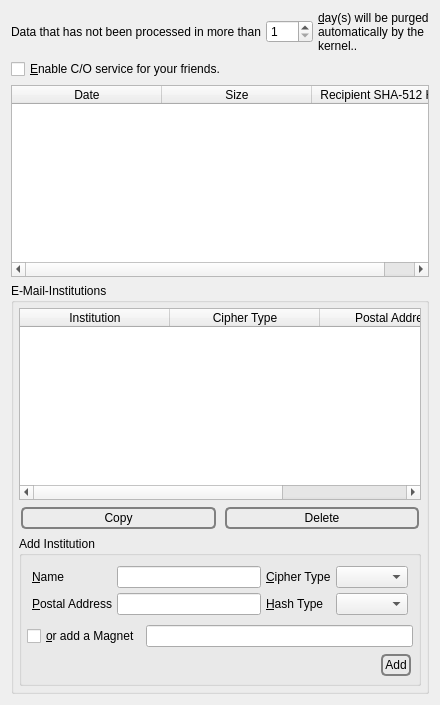
              <widget class="QWidget" name="tab_6">
               <attribute name="icon">
                <iconset resource="../Icons/icons.qrc">
                 <normaloff>:/nuvola/database.png</normaloff>:/nuvola/database.png</iconset>
               </attribute>
               <attribute name="title">
                <string>&amp;C/O</string>
               </attribute>
               <layout class="QVBoxLayout" name="verticalLayout_23">
                <item>
                 <layout class="QHBoxLayout" name="horizontalLayout_37">
                  <property name="spacing">
                   <number>5</number>
                  </property>
                  <item>
                   <widget class="QLabel" name="label_27">
                    <property name="text">
                     <string>Data that has not been processed in more than</string>
                    </property>
                   </widget>
                  </item>
                  <item>
                   <widget class="QSpinBox" name="days">
                    <property name="minimum">
                     <number>1</number>
                    </property>
                    <property name="maximum">
                     <number>366</number>
                    </property>
                   </widget>
                  </item>
                  <item>
                   <widget class="QLabel" name="label_28">
                    <property name="text">
                     <string>&amp;day(s) will be purged automatically by the kernel..</string>
                    </property>
                    <property name="wordWrap">
                     <bool>true</bool>
                    </property>
                    <property name="buddy">
                     <cstring>days</cstring>
                    </property>
                   </widget>
                  </item>
                 </layout>
                </item>
                <item>
                 <layout class="QHBoxLayout" name="horizontalLayout_19">
                  <property name="spacing">
                   <number>5</number>
                  </property>
                  <item>
                   <widget class="QCheckBox" name="postofficeCheckBox">
                    <property name="text">
                     <string>&amp;Enable C/O service for your friends.</string>
                    </property>
                   </widget>
                  </item>
                  <item>
                   <spacer name="horizontalSpacer_18">
                    <property name="orientation">
                     <enum>Qt::Horizontal</enum>
                    </property>
                    <property name="sizeHint" stdset="0">
                     <size>
                      <width>40</width>
                      <height>20</height>
                     </size>
                    </property>
                   </spacer>
                  </item>
                 </layout>
                </item>
                <item>
                 <widget class="QTableWidget" name="postoffice">
                  <property name="alternatingRowColors">
                   <bool>true</bool>
                  </property>
                  <property name="selectionMode">
                   <enum>QAbstractItemView::SingleSelection</enum>
                  </property>
                  <property name="selectionBehavior">
                   <enum>QAbstractItemView::SelectRows</enum>
                  </property>
                  <property name="horizontalScrollMode">
                   <enum>QAbstractItemView::ScrollPerPixel</enum>
                  </property>
                  <property name="sortingEnabled">
                   <bool>true</bool>
                  </property>
                  <attribute name="horizontalHeaderDefaultSectionSize">
                   <number>150</number>
                  </attribute>
                  <attribute name="horizontalHeaderStretchLastSection">
                   <bool>true</bool>
                  </attribute>
                  <column>
                   <property name="text">
                    <string>Date</string>
                   </property>
                  </column>
                  <column>
                   <property name="text">
                    <string>Size</string>
                   </property>
                  </column>
                  <column>
                   <property name="text">
                    <string>Recipient SHA-512 Hash</string>
                   </property>
                  </column>
                 </widget>
                </item>
                <item>
                 <widget class="QGroupBox" name="groupBox_6">
                  <property name="title">
                   <string>E-Mail-Institutions</string>
                  </property>
                  <layout class="QVBoxLayout" name="verticalLayout_50">
                   <property name="spacing">
                    <number>5</number>
                   </property>
                   <property name="leftMargin">
                    <number>5</number>
                   </property>
                   <property name="topMargin">
                    <number>5</number>
                   </property>
                   <property name="rightMargin">
                    <number>5</number>
                   </property>
                   <property name="bottomMargin">
                    <number>5</number>
                   </property>
                   <item>
                    <layout class="QVBoxLayout" name="verticalLayout_51">
                     <property name="spacing">
                      <number>5</number>
                     </property>
                     <item>
                      <widget class="QTableWidget" name="institutions">
                       <property name="alternatingRowColors">
                        <bool>true</bool>
                       </property>
                       <property name="selectionMode">
                        <enum>QAbstractItemView::SingleSelection</enum>
                       </property>
                       <property name="selectionBehavior">
                        <enum>QAbstractItemView::SelectRows</enum>
                       </property>
                       <property name="horizontalScrollMode">
                        <enum>QAbstractItemView::ScrollPerPixel</enum>
                       </property>
                       <property name="sortingEnabled">
                        <bool>true</bool>
                       </property>
                       <attribute name="horizontalHeaderDefaultSectionSize">
                        <number>150</number>
                       </attribute>
                       <attribute name="horizontalHeaderStretchLastSection">
                        <bool>true</bool>
                       </attribute>
                       <column>
                        <property name="text">
                         <string>Institution</string>
                        </property>
                       </column>
                       <column>
                        <property name="text">
                         <string>Cipher Type</string>
                        </property>
                       </column>
                       <column>
                        <property name="text">
                         <string>Postal Address</string>
                        </property>
                       </column>
                       <column>
                        <property name="text">
                         <string>Hash Type</string>
                        </property>
                       </column>
                      </widget>
                     </item>
                     <item>
                      <layout class="QHBoxLayout" name="horizontalLayout_76">
                       <property name="spacing">
                        <number>5</number>
                       </property>
                       <item>
                        <widget class="QPushButton" name="copyInstitution">
                         <property name="styleSheet">
                          <string notr="true">QPushButton {
 border: 2px solid gray;
 background-color: qlineargradient(x1: 0, y1: 0, x2: 0, y2: 1,
                                   stop: 0 #E0E0E0, stop: 1 #FFFFFF);
 border-radius: 5px;
 margin: 2px;
 padding: 2px;
 }



QPushButton:hover { 
background-color: qlineargradient(x1: 0, y1: 0, x2: 0, y2: 1,
                                   stop: 0 rgb(254,229,172), stop: 1 #FFFFFF);
background-position: top center; } 

QPushButton:pressed {
     background-color: darkgrey;
     border-style: inset;
 }</string>
                         </property>
                         <property name="text">
                          <string>Copy</string>
                         </property>
                         <property name="icon">
                          <iconset resource="../Icons/icons.qrc">
                           <normaloff>:/nuvola/copy.png</normaloff>:/nuvola/copy.png</iconset>
                         </property>
                        </widget>
                       </item>
                       <item>
                        <widget class="QPushButton" name="deleteInstitution">
                         <property name="styleSheet">
                          <string notr="true">QPushButton {
 border: 2px solid gray;
 background-color: qlineargradient(x1: 0, y1: 0, x2: 0, y2: 1,
                                   stop: 0 #E0E0E0, stop: 1 #FFFFFF);
 border-radius: 5px;
 margin: 2px;
 padding: 2px;
 }



QPushButton:hover { 
background-color: qlineargradient(x1: 0, y1: 0, x2: 0, y2: 1,
                                   stop: 0 rgb(254,229,172), stop: 1 #FFFFFF);
background-position: top center; } 

QPushButton:pressed {
     background-color: darkgrey;
     border-style: inset;
 }</string>
                         </property>
                         <property name="text">
                          <string>Delete</string>
                         </property>
                         <property name="icon">
                          <iconset resource="../Icons/icons.qrc">
                           <normaloff>:/nuvola/delete.png</normaloff>:/nuvola/delete.png</iconset>
                         </property>
                        </widget>
                       </item>
                      </layout>
                     </item>
                    </layout>
                   </item>
                   <item>
                    <widget class="QGroupBox" name="groupBox_5">
                     <property name="title">
                      <string>Add Institution</string>
                     </property>
                     <layout class="QVBoxLayout" name="verticalLayout_52">
                      <property name="spacing">
                       <number>5</number>
                      </property>
                      <property name="leftMargin">
                       <number>5</number>
                      </property>
                      <property name="topMargin">
                       <number>5</number>
                      </property>
                      <property name="rightMargin">
                       <number>5</number>
                      </property>
                      <property name="bottomMargin">
                       <number>5</number>
                      </property>
                      <item>
                       <widget class="QFrame" name="institutionFrame">
                        <property name="frameShape">
                         <enum>QFrame::NoFrame</enum>
                        </property>
                        <layout class="QVBoxLayout" name="verticalLayout_53">
                         <property name="spacing">
                          <number>5</number>
                         </property>
                         <property name="leftMargin">
                          <number>5</number>
                         </property>
                         <property name="topMargin">
                          <number>5</number>
                         </property>
                         <property name="rightMargin">
                          <number>5</number>
                         </property>
                         <property name="bottomMargin">
                          <number>5</number>
                         </property>
                         <item>
                          <layout class="QGridLayout" name="gridLayout_8">
                           <property name="spacing">
                            <number>5</number>
                           </property>
                           <item row="1" column="3">
                            <widget class="QComboBox" name="institutionPostalAddressType">
                             <property name="sizeAdjustPolicy">
                              <enum>QComboBox::AdjustToContents</enum>
                             </property>
                            </widget>
                           </item>
                           <item row="0" column="0">
                            <widget class="QLabel" name="label_75">
                             <property name="text">
                              <string>&amp;Name</string>
                             </property>
                             <property name="buddy">
                              <cstring>institutionName</cstring>
                             </property>
                            </widget>
                           </item>
                           <item row="0" column="1">
                            <widget class="QLineEdit" name="institutionName"/>
                           </item>
                           <item row="1" column="0">
                            <widget class="QLabel" name="label_77">
                             <property name="text">
                              <string>&amp;Postal Address</string>
                             </property>
                             <property name="buddy">
                              <cstring>institutionPostalAddress</cstring>
                             </property>
                            </widget>
                           </item>
                           <item row="1" column="1">
                            <widget class="QLineEdit" name="institutionPostalAddress"/>
                           </item>
                           <item row="0" column="3">
                            <widget class="QComboBox" name="institutionNameType">
                             <property name="sizeAdjustPolicy">
                              <enum>QComboBox::AdjustToContents</enum>
                             </property>
                            </widget>
                           </item>
                           <item row="0" column="2">
                            <widget class="QLabel" name="label_79">
                             <property name="text">
                              <string>&amp;Cipher Type</string>
                             </property>
                             <property name="buddy">
                              <cstring>institutionNameType</cstring>
                             </property>
                            </widget>
                           </item>
                           <item row="1" column="2">
                            <widget class="QLabel" name="label_80">
                             <property name="text">
                              <string>&amp;Hash Type</string>
                             </property>
                             <property name="buddy">
                              <cstring>institutionPostalAddressType</cstring>
                             </property>
                            </widget>
                           </item>
                          </layout>
                         </item>
                        </layout>
                       </widget>
                      </item>
                      <item>
                       <layout class="QHBoxLayout" name="horizontalLayout_77">
                        <property name="spacing">
                         <number>5</number>
                        </property>
                        <item>
                         <widget class="QCheckBox" name="addInstitutionCheckBox">
                          <property name="sizePolicy">
                           <sizepolicy hsizetype="Minimum" vsizetype="Preferred">
                            <horstretch>0</horstretch>
                            <verstretch>0</verstretch>
                           </sizepolicy>
                          </property>
                          <property name="text">
                           <string>&amp;or add a Magnet</string>
                          </property>
                         </widget>
                        </item>
                        <item>
                         <widget class="QLineEdit" name="addInstitutionLineEdit"/>
                        </item>
                       </layout>
                      </item>
                      <item>
                       <layout class="QHBoxLayout" name="horizontalLayout_79">
                        <property name="spacing">
                         <number>5</number>
                        </property>
                        <item>
                         <spacer name="horizontalSpacer_58">
                          <property name="orientation">
                           <enum>Qt::Horizontal</enum>
                          </property>
                          <property name="sizeHint" stdset="0">
                           <size>
                            <width>40</width>
                            <height>20</height>
                           </size>
                          </property>
                         </spacer>
                        </item>
                        <item>
                         <widget class="QPushButton" name="addInstitution">
                          <property name="styleSheet">
                           <string notr="true">QPushButton {
 border: 2px solid gray;
 background-color: qlineargradient(x1: 0, y1: 0, x2: 0, y2: 1,
                                   stop: 0 #E0E0E0, stop: 1 #FFFFFF);
 border-radius: 5px;
 margin: 2px;
 padding: 2px;
 }



QPushButton:hover { 
background-color: qlineargradient(x1: 0, y1: 0, x2: 0, y2: 1,
                                   stop: 0 rgb(254,229,172), stop: 1 #FFFFFF);
background-position: top center; } 

QPushButton:pressed {
     background-color: darkgrey;
     border-style: inset;
 }</string>
                          </property>
                          <property name="text">
                           <string>Add</string>
                          </property>
                          <property name="icon">
                           <iconset resource="../Icons/icons.qrc">
                            <normaloff>:/nuvola/add.png</normaloff>:/nuvola/add.png</iconset>
                          </property>
                         </widget>
                        </item>
                       </layout>
                      </item>
                     </layout>
                    </widget>
                   </item>
                  </layout>
                 </widget>
                </item>
               </layout>
              </widget>
